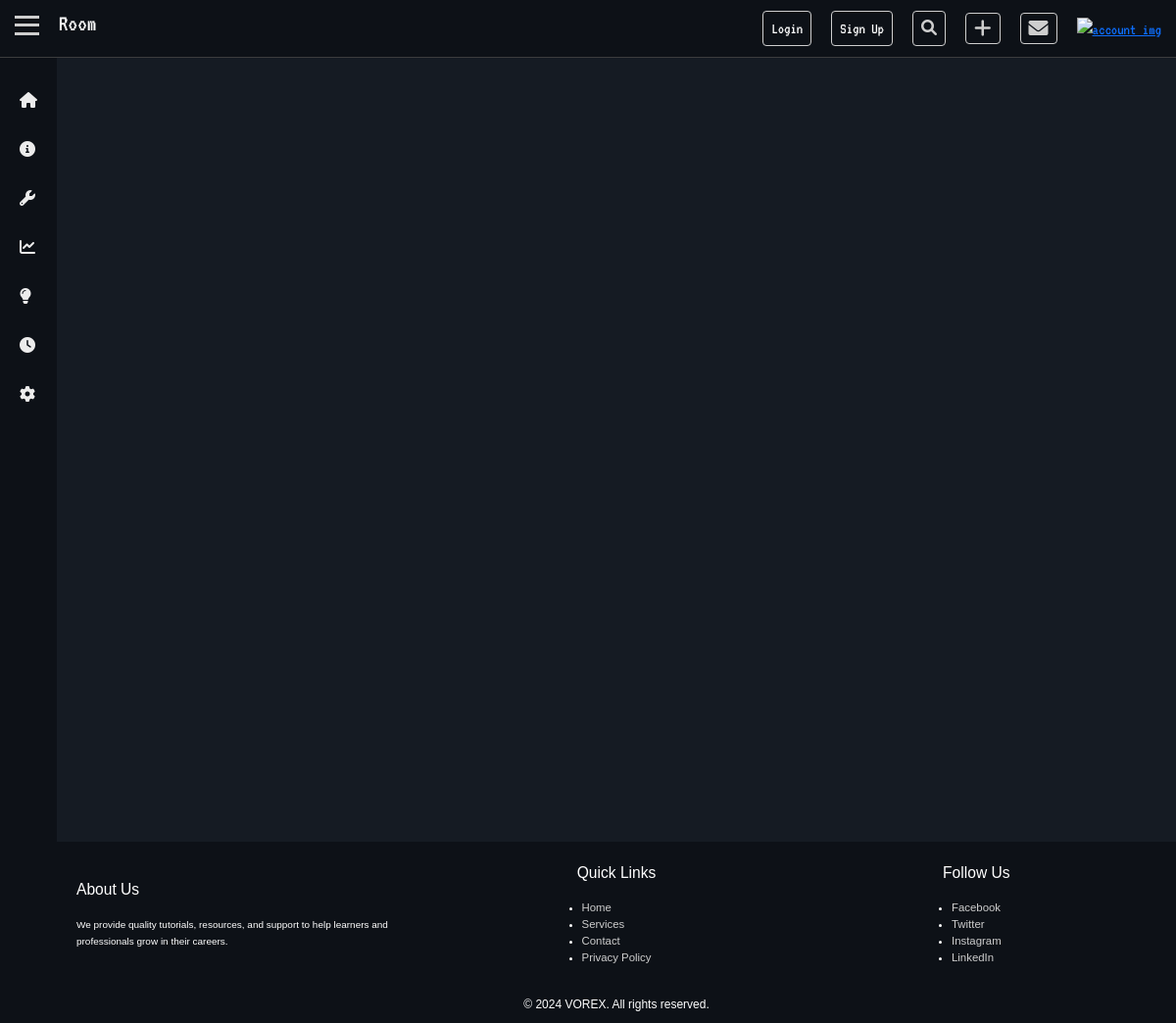
Page /os/ on the earlier database version.
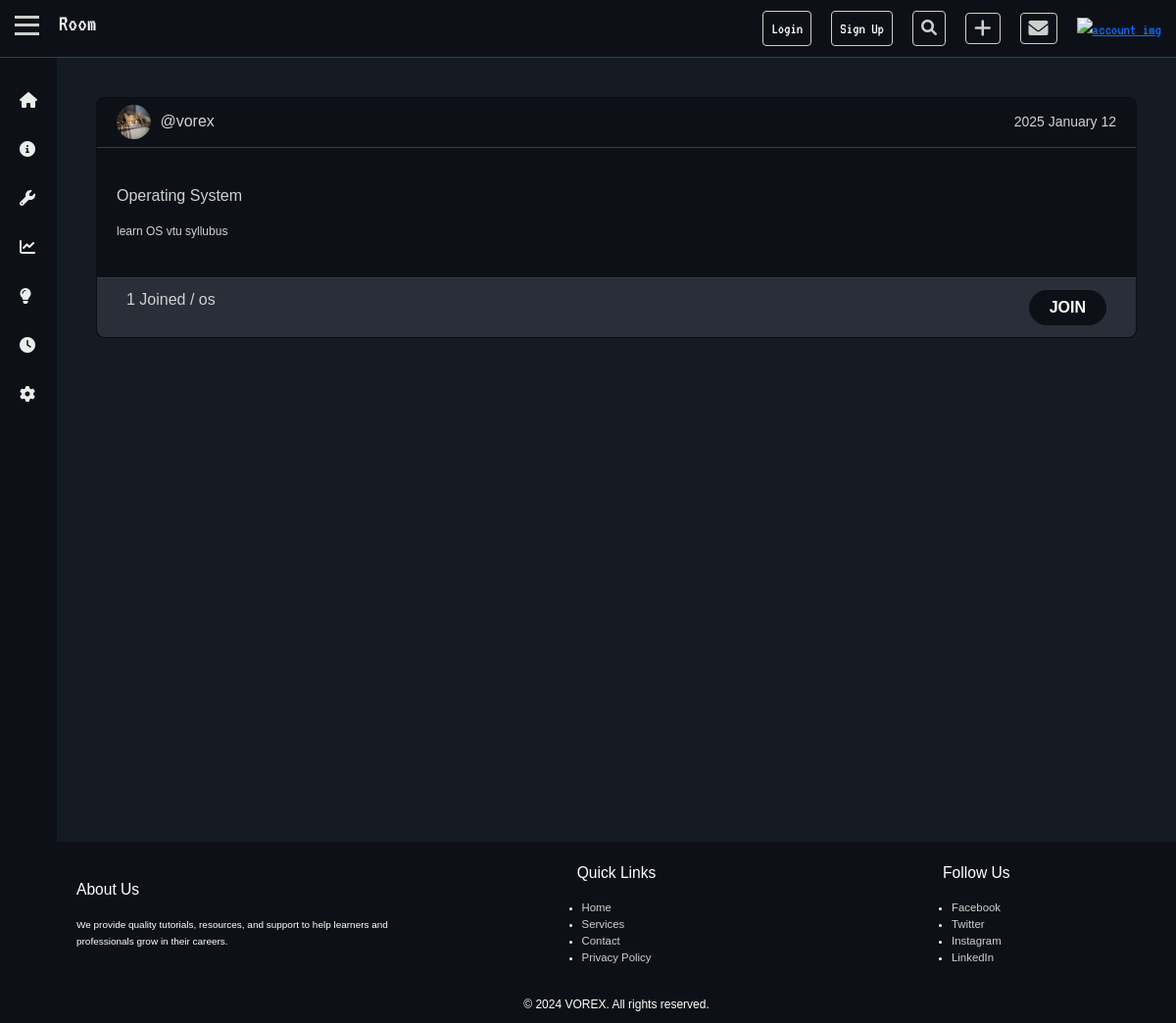
Same page on the later database version.
### base/models.py (models this page shows, shortened)
class Room(models.Model):
    created_by = models.ForeignKey(User, on_delete=models.CASCADE,related_name="rooms",null=True)
    name = models.CharField(max_length=50)
    tags = models.ManyToManyField(Tag, related_name="rooms")
    description = models.TextField(blank=True, null=True)
    created_at = models.DateTimeField(auto_now_add=True)
    updated_at = models.DateTimeField(auto_now=True)
    is_private = models.BooleanField(default=False)
    members_count = models.ManyToManyField(User, related_name="member_count")
    def member_count(self):
        return self.members_count.count()

class Tag(models.Model):
    name = models.CharField(max_length=500, unique=True)

### base/views.py (the view)
# urls.py: path('<str:tag_name>/',views.tag, name='Tag'),
def tag(request, tag_name):
    tag = get_object_or_404(Tag, name=tag_name)
    room = Room.objects.filter(tags=tag)
    context = {'tag': tag,'rooms': room}
    return render(request, 'base/tags.html', context)

### base/templates/base/tags.html (shortened to what this page needs)
{% extends 'base.html' %} {% load static %}  {% block nav %}
<h4>Room</h4>
{% endblock %} {% block link %}
<link rel="stylesheet" href="{% static 'css/tags.css' %}" />
{% endblock %} {% block content %}
<div class="tag-rooms">
  <div class="row g-5">
    {% for room in rooms %}
    <div class="col-md-6 col-lg-12 col-md-12">
      <div class="card">
        <div class="card-top">
          <div class="card-top-left">
            <img
              src="{% static 'assets/2019_07_29_77135_1564383613._large.jpg' %}"
              alt=""
            />
            <a href="#">@{{room.created_by.username}}</a>
          </div>
          <small>{{room.created_at|date:"Y F j"}}</small>
        </div>
        <div class="card-mid">
          <a href="{% url 'Rooms' room.pk %}">{{room.name}}</a>
          <small>{{room.description}}</small>
        </div>
        <div class="card-bottom">
          <p>
            {{room.member_count}} Joined / {% for tag in room.tags.all %}
            <a href="{% url 'Tag' tag.name %}">{{ tag.name }}</a>
            {% endfor %}
          </p>
          <button><b>JOIN</b></button>
        </div>
      </div>
    </div>
    {% endfor %}
  </div>
</div>
{% endblock %}

Differences in the rows shown:
added Room: created_by.username "vorex", created_at "2025 January 12", name "Operating System", description "learn OS vtu syllubus", member_count "1"
now on this page (row unchanged): Tag: name "os"
